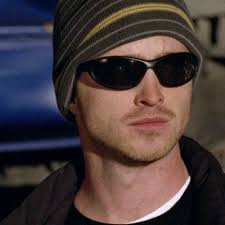
#> input picture opencv_jesse.png, 225 x 225 px
$ python walter_pinkman.py
#> lines starting #> are read from the running program, lines starting #| are printed output that depends on the picture; after the words box and inside, x2 and y2 are one past the last pixel; in counts of white or black regions, pixels touching at a corner belong together
import cv2 as cv
import numpy as np

jesse = cv.imread('opencv_jesse.png')
#> jesse is the input picture: shape (225, 225, 3); mean B, G, R 58.6, 58.5, 71.8
walter = cv.imread('opencv_walter.png')
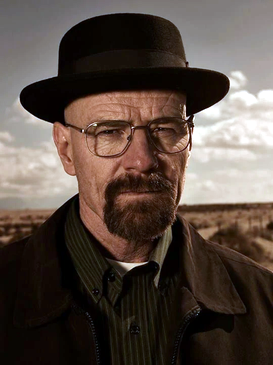
#> input picture opencv_walter.png, 273 x 365 px
#> walter is the input picture: shape (365, 273, 3); mean B, G, R 67.8, 75.8, 89.1
jesse_kesit = jesse[40:95,60:200]
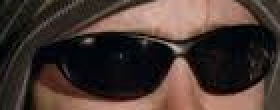
#> jesse_kesit: shape (55, 140, 3) (shown 2 times larger); mean B, G, R 49.5, 55.4, 71.5
walter[102:157,52:192] = jesse_kesit
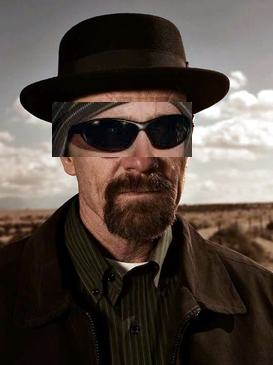
#> walter: shape (365, 273, 3); 7.73% of pixels changed, all inside (x1, y1, x2, y2) = (52, 102, 192, 157)

cv.imshow("Walter Pinkman",walter)

cv.waitKey(0)
cv.destroyAllWindows()
